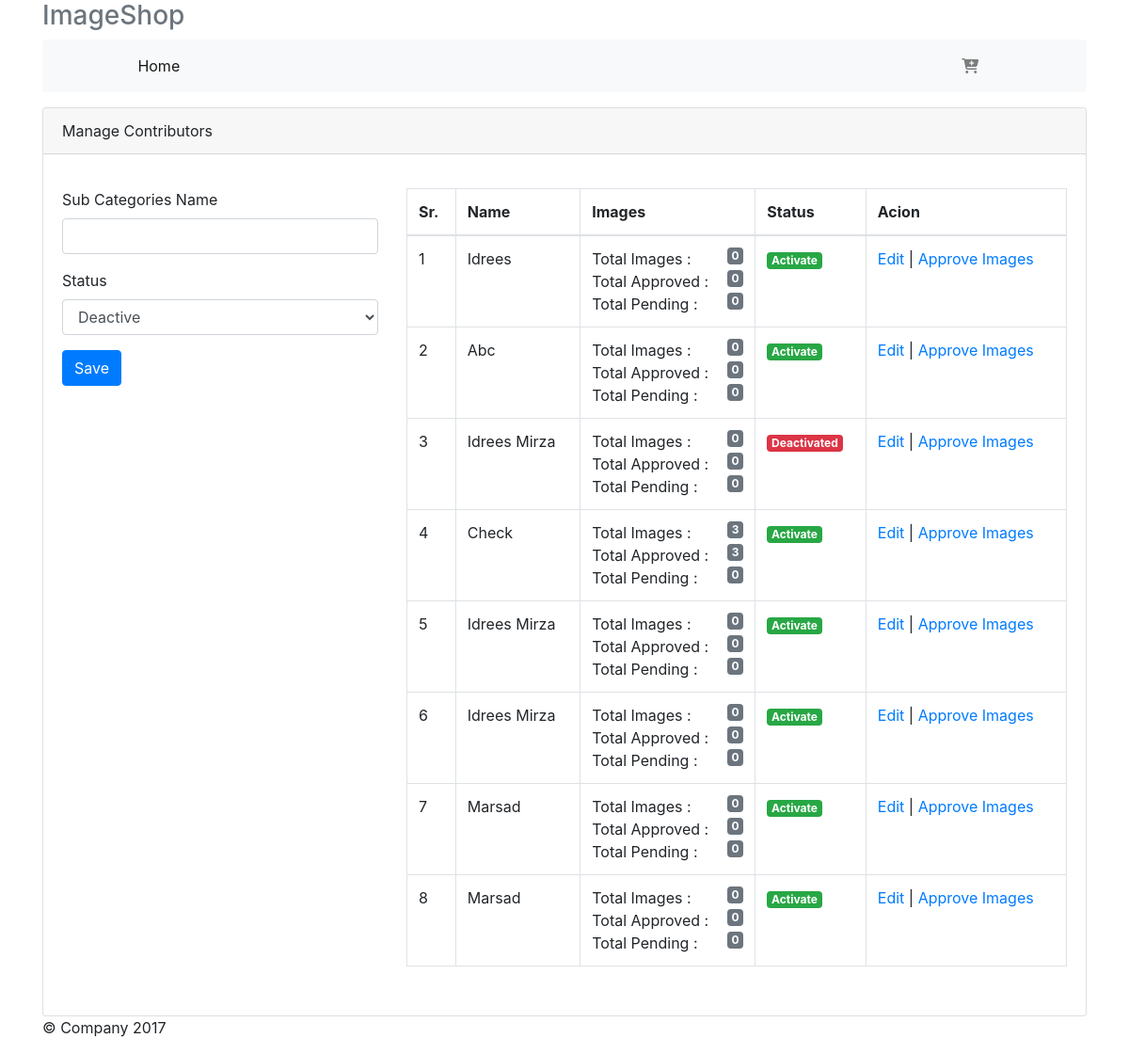
Page /index.php?nav=contributors on the earlier database version.
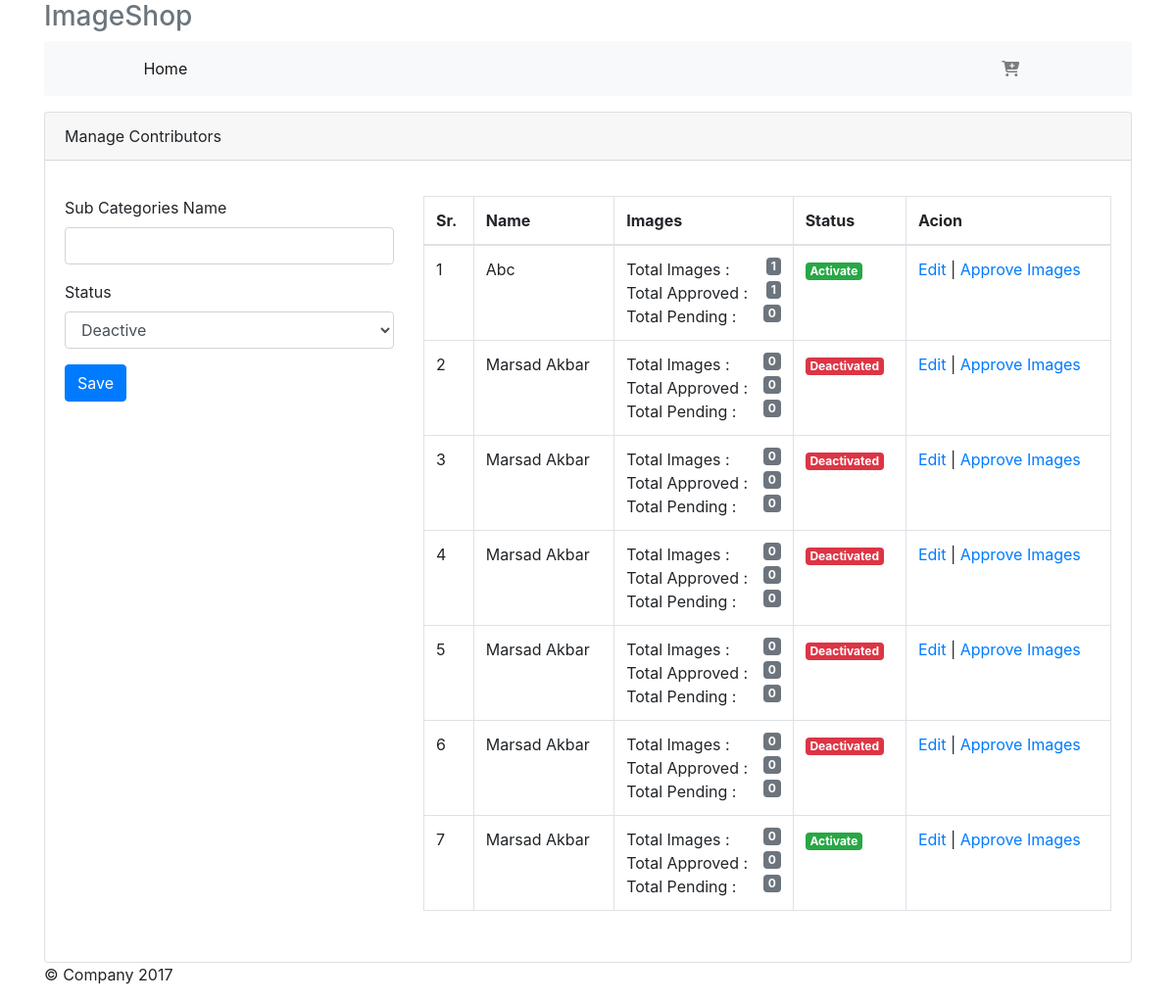
Same page on the later database version.
### tables this page shows
CREATE TABLE `contributors` (
  `contr_id` int(11) NOT NULL,
  `contr_name` varchar(255) NOT NULL,
  `contr_email` varchar(255) NOT NULL,
  `contr_pass` varchar(255) NOT NULL,
  `contr_otp` varchar(255) NOT NULL,
  `contr_img` text NOT NULL,
  `contr_country` text NOT NULL,
  `contr_age` text NOT NULL,
  `contr_desc` text NOT NULL,
  `contr_sts` int(11) NOT NULL,
  `contr_timestamp` timestamp NOT NULL DEFAULT current_timestamp()
);

### admin/pages/contributors.php (the view, shortened to what this page needs)
<div class="card">
	<div class="card-header">Manage Contributors</div>
	<div class="card-body">
		<p class="card-text">
			<div class="row">
				<div class="col-sm-4">
					<?php
						@$id = $_GET['contr_id'];
						$fetchContr = fetchRecord($dbc, "contributors", "contr_id", $id);
					?>
					<form action="" method="POST" role="form">
						<div class="form-group">
							<label for="">Sub Categories Name</label>
							<input type="text" value="<?=@$fetchContr['contr_name']?>" class="form-control" name="contr_update_name" required="">
						</div>
						<div class="form-group">
							<label for="">Status</label>
							<select name="contr_update_sts" class="form-control" required="required">
								<option <?php if(@$fetchContr['contr_sts'] == 0) {?> <?php echo "selected";?> <?php }?> value="0">Deactive</option>
							</select>
						</div>
						<button type="submit" name="sub_cate_subByAdmin" class="btn btn-primary">Save</button>
					</form>
				</div>
				<div class="col-sm-8">
					<table class="table table-bordered">
						<thead>
							<tr>
								<th>Sr.</th>
								<th>Name</th>
								<th>Images</th>
								<th>Status</th>
								<th>Acion</th>
							</tr>
						</thead>
						<tbody>
							<?php
								$x = 1;
								$q = get($dbc,"contributors");
								while ($r = mysqli_fetch_assoc($q)):?>
							<tr>
								<td><?=$x?></td>
								<td class="text-capitalize"><?=$r['contr_name']?></td>
								<td>
Total Images : <span class="badge badge-secondary float-right"><?=$a = countWhen($dbc, "images", "contr_id", $r['contr_id']);?></span><br>
Total Approved : <span class="badge badge-secondary float-right"><?=countWhens($dbc, "images", "contr_id", $r['contr_id'], "img_sts", 1);?></span><br>Total Pending : <span class="badge badge-secondary float-right"><?=countWhens($dbc, "images", "contr_id", $r['contr_id'], "img_sts", 0);?></span>
								</td>
								<td><?=isActive($r['contr_sts'])?></td>
								<td>
						<a href="index.php?nav=contributors&contr_id=<?=$r['contr_id']?>" class="text-primary" class="approveImages" id="">Edit</a> |
						<a href="index.php?nav=add_images&contr_id=<?=$r['contr_id']?>" class="text-primary" class="approveImages" id="">Approve Images</a>
								</td>
							</tr>
							<?php
								$x++;
								endwhile;
							?>
						</tbody>
					</table>
				</div>
			</div>
		</p>
	</div>
</div>

### connect/db.php (shortened to what this page needs)
<?php function isActive($data){
  return ($data==1)?'<span class="badge badge-success">Activate</span>':'<span class="badge badge-danger">Deactivated</span>';
} ?>
<?php
function get($dbc,$table){
return mysqli_query($dbc,"SELECT * FROM $table");
}
?>
<?php
function fetchRecord($dbc,$table,$fld,$data){
return  mysqli_fetch_assoc(mysqli_query($dbc,"SELECT * FROM $table WHERE $fld='$data'"));
} ?>
<?php
function countWhen($dbc,$table,$fld,$data){
return  mysqli_num_rows(mysqli_query($dbc,"SELECT * FROM $table WHERE $fld='$data'"));
} ?>
<?php
function countWhens($dbc,$table,$fld1,$data1,$fld2,$data2){
return  mysqli_num_rows(mysqli_query($dbc,"SELECT * FROM $table WHERE $fld1='$data1' AND $fld2='$data2'"));
} ?>

Differences in the rows shown:
removed contributors: contr_name "Idrees", contr_id "0", contr_sts "Activate"
removed contributors: contr_name "Idrees Mirza", contr_id "0", contr_sts "Deactivated"
removed contributors: contr_name "Check", contr_id "3", contr_id "0", contr_sts "Activate"
removed contributors: contr_name "Idrees Mirza", contr_id "0", contr_sts "Activate"
removed contributors: contr_name "Idrees Mirza", contr_id "0", contr_sts "Activate"
removed contributors: contr_name "Marsad", contr_id "0", contr_sts "Activate"
removed contributors: contr_name "Marsad", contr_id "0", contr_sts "Activate"
changed contributors "Abc": contr_id "0" → "1"
added contributors: contr_name "Marsad Akbar", contr_id "0", contr_sts "Deactivated"
added contributors: contr_name "Marsad Akbar", contr_id "0", contr_sts "Deactivated"
added contributors: contr_name "Marsad Akbar", contr_id "0", contr_sts "Deactivated"
added contributors: contr_name "Marsad Akbar", contr_id "0", contr_sts "Deactivated"
added contributors: contr_name "Marsad Akbar", contr_id "0", contr_sts "Deactivated"
added contributors: contr_name "Marsad Akbar", contr_id "0", contr_sts "Activate"
